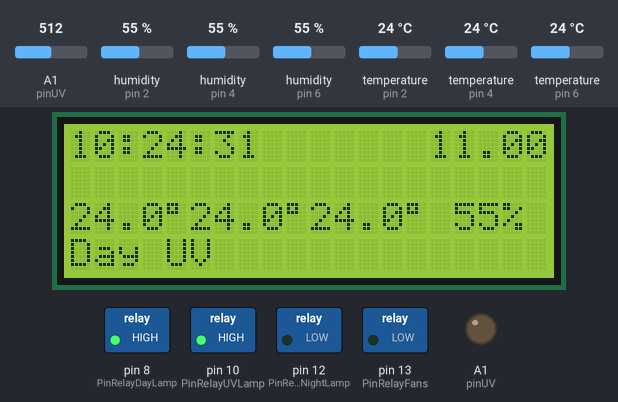
Bench run of a sketch on a simulated Arduino Uno, built with avr-gcc and run on an emulated ATmega328P. Parts: 20×4 character LCD, switched loads named in the sketch (green lamp = pin HIGH), output pins drawn as LEDs (lit = HIGH). The test bench sets the inputs (shaded band); at power-on: temperature (sensors on pin 6, pin 2, pin 4) 24 °C, A1 (pinUV) = 512, humidity (sensors on pin 4, pin 2, pin 6) 55 %. The local clock reads 2024-03-15 10:24:30 at power-on unless the sketch sets it; what the sketch prints to the serial monitor is not drawn.

Above: at 1.2 s.
1.3 s: temperature (sensor on pin 6) set to 23.6 °C
At 3.7 s:
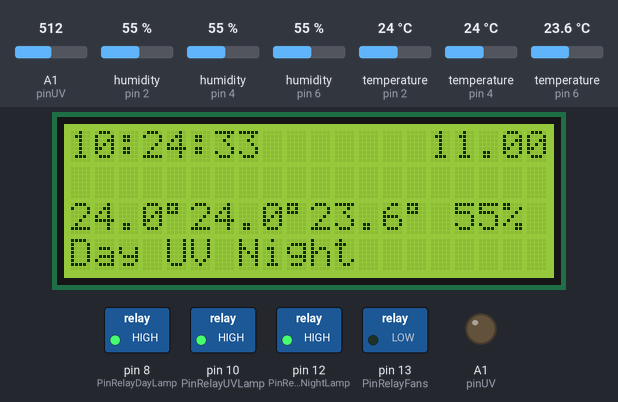
7.5 s: temperature (sensor on pin 6) set to 33 °C
At 9.1 s:
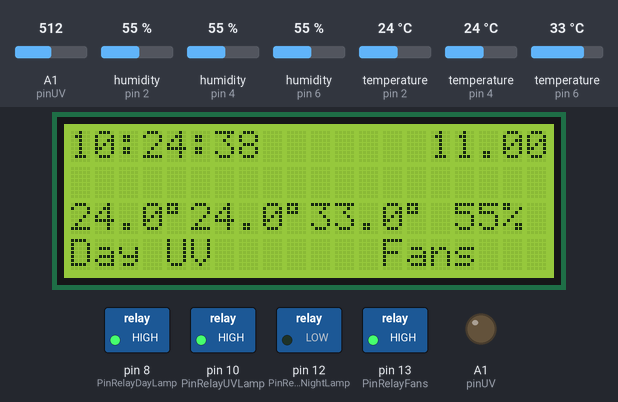
13.7 s: A1 (pinUV) set to 30
At 14.6 s:
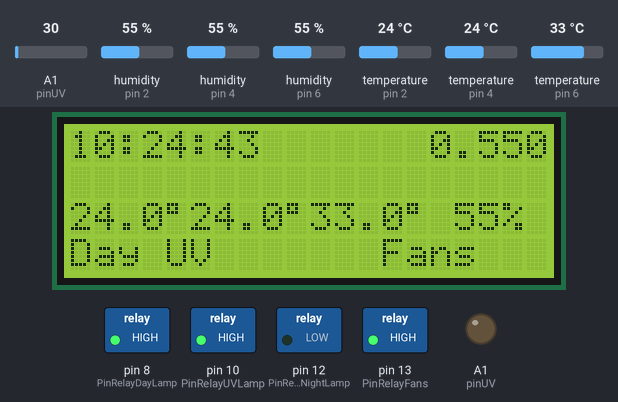
16.5 s: humidity (sensor on pin 4) set to 22 %
At 17.6 s:
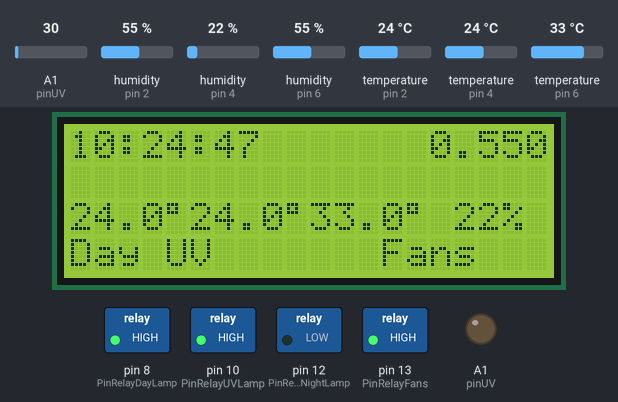
19.7 s: temperature (sensor on pin 2) set to 12 °C
At 22.8 s:
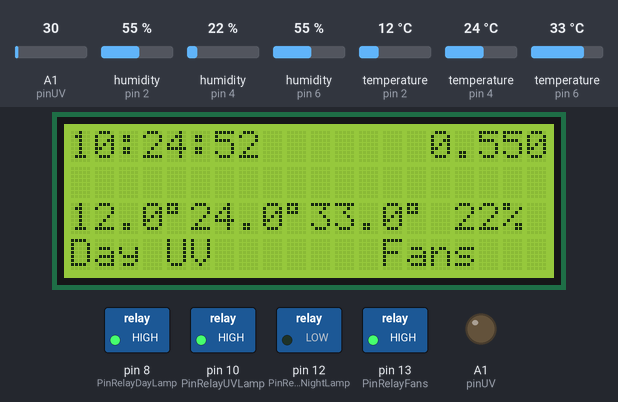
22.9 s: temperature (sensor on pin 4) set to 12 °C
At 24.1 s:
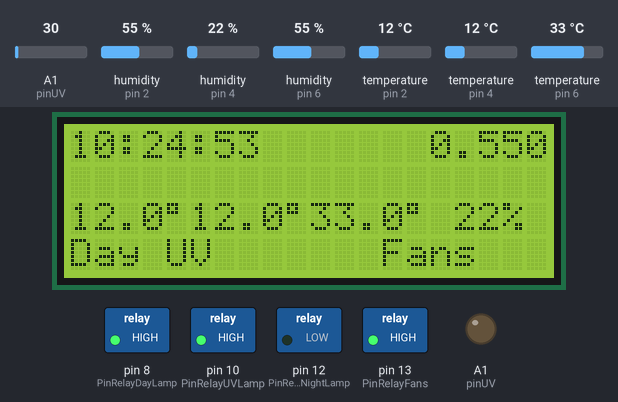
Timing chart, 0 to 25.9 s (numbered marks = the images above; inputs shaded):
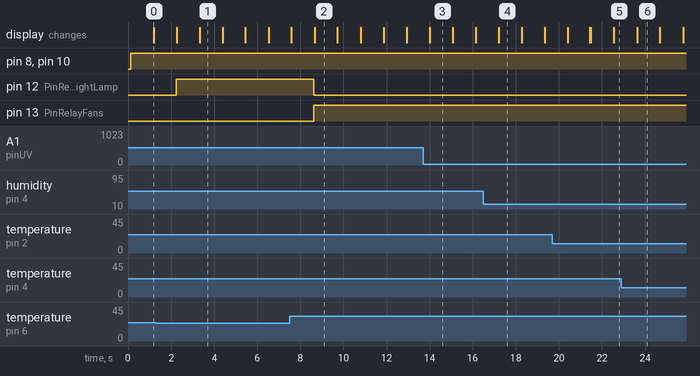

Measured:
- the behaviour switches between 24 and 23.9 °C on temperature (sensor on pin 6) (found by bisection; images 0 and 1)
- after the input at 1.3 s, pin 12 (PinRelayNightLamp): LOW → HIGH after 0.93 s; the display: first changes after 0.97 s (image 1 shows a later state)
- after the input at 7.5 s, pin 12 (PinRelayNightLamp): HIGH → LOW after 1.1 s; pin 13 (PinRelayFans): LOW → HIGH after 1.1 s; the display: first differs from a run without the input after 1.2 s (image 2)
- what the display in image 1 shows lasts 1.1 s, from 3.3 s to 4.4 s

The sketch:

smartterra.ino
```cpp
#include "DHT.h"
#include <Wire.h>
#include "RTClib.h"
#include <LiquidCrystal_I2C.h>

#define pinUV A1
#define PinRelayDayLamp 8
#define PinRelayUVLamp 10
#define PinRelayNightLamp 12

#define PinRelayFans 13

#define LOWER_NIGHT_TEMPERATURE 24
#define HIGHEST_NIGHT_TEMPERATURE 28

RTC_DS3231 rtc;
DHT dhtDay(2, DHT22);
DHT dhtMiddle(4, DHT22);
DHT dhtNight(6, DHT22);

char daysOfTheWeek[7][12] = {"Sunday", "Monday", "Tuesday", "Wednesday", "Thursday", "Friday", "Saturday"};

float uvIndex;
int uvIndexValue [12] = {50, 227, 318, 408, 503, 606, 696, 795, 881, 976, 1079, 1170};

struct Time {
  int Hour;
  int Minute;
};

bool ForceDayLamp   = false;
bool ForceUVLamp    = false;
bool ForceNightLamp = false;

Time turtleTimeFrom = {};
Time turtleTimeTo   = {};
Time fansTime       = {};

LiquidCrystal_I2C lcd(0x27,20,4);

void setup() {
  Serial.begin(9600);

  pinMode(PinRelayDayLamp, OUTPUT);
  digitalWrite(PinRelayDayLamp, LOW);

  pinMode(PinRelayUVLamp, OUTPUT);
  digitalWrite(PinRelayUVLamp, LOW);

  pinMode(PinRelayNightLamp, OUTPUT);
  digitalWrite(PinRelayNightLamp, LOW);

  pinMode(PinRelayFans, OUTPUT);
  digitalWrite(PinRelayFans, LOW);

  dhtDay.begin();
  dhtMiddle.begin();
  dhtNight.begin();

  Wire.begin();

  turtleTimeFrom = {7, 00};
  turtleTimeTo   = {20, 00};
  fansTime       = {19, 30};


 if (rtc.lostPower()) {
    Serial.println("RTC lost power, let's set the time!");
    rtc.adjust(DateTime(F(__DATE__), F(__TIME__)));
    //  rtc.adjust(DateTime(2020, 11, 7, 20, 29, 40));
  }

  lcd.init();
  lcd.backlight();
// lcd.noBacklight();
  analogWrite(pinUV, 0);

}
void loop() {
  temperature();
  time();
  uvi();
  lamps();
  delay(1000);
}

bool diffTime(int from, int To)
{
  DateTime now = rtc.now();

  int currentHour = now.hour();
  int currentMinute = now.minute();

  int currentDifferent = currentHour * 60 + currentMinute;

  if (currentDifferent >= from && currentDifferent <= To) {
    return true;
  } else {
    return false;
  }
}

void time()
{
  DateTime now = rtc.now();
  char dateBuffer[20];
  sprintf(dateBuffer,"%02u:%02u:%02u ", now.hour(),now.minute(),now.second());
  lcd.setCursor(0, 0);
  lcd.print(dateBuffer);

}

void uvi()
{
  float indexUV = getUVIndex();
  lcd.setCursor(15, 0);
  if (indexUV > 0.1) {
    String indexString = String(indexUV);
    char uvi[5];
    sprintf(uvi,"%s", indexString.c_str());
    lcd.print(uvi);
  } else {
    lcd.setCursor(15, 0);
    lcd.print("*UV* ");
  }

}

void temperature()
{
  float tDay = dhtDay.readTemperature();
  float tMiddle = dhtMiddle.readTemperature();
  float tNight = dhtNight.readTemperature();

  float middleHumidity = dhtMiddle.readHumidity();

 if (isnan(tDay)) {
  tDay = 0.0;
 }
 if (isnan(tMiddle)) {
  tMiddle = 0.0;
  middleHumidity = 0;
 }
 if (isnan(tNight)) {
  tNight = 0.0;
 }

  lcd.setCursor(0, 2);

  String temperatureBuffer;
  char tempBuffer[3];

  temperatureBuffer += dtostrf(tDay,3,1,tempBuffer);
  temperatureBuffer += (char)223;

  temperatureBuffer += dtostrf(tMiddle,3,1,tempBuffer);
  temperatureBuffer += (char)223;

  temperatureBuffer += dtostrf(tNight,3,1,tempBuffer);
  temperatureBuffer += (char)223;
  temperatureBuffer += " ";
  temperatureBuffer += dtostrf(middleHumidity,2,0,tempBuffer);
  temperatureBuffer += "%";

  lcd.print(temperatureBuffer);

  if (tNight < LOWER_NIGHT_TEMPERATURE || ForceNightLamp) {
     onNightLamp();
  }

  if (tNight >= LOWER_NIGHT_TEMPERATURE && !ForceNightLamp) {
     offNightLamp();
  }

  DateTime now = rtc.now();

  int currentHour = now.hour();
  int currentMinute = now.minute();

  if (tNight > HIGHEST_NIGHT_TEMPERATURE) {
    offNightLamp();
  }

  if ((currentHour == fansTime.Hour && currentMinute == fansTime.Minute) || tNight > HIGHEST_NIGHT_TEMPERATURE) {
   fans();
  } else {
   offFans();
  }
}

void fans()
{
  digitalWrite(PinRelayFans, HIGH);
  lcd.setCursor(13, 3);
  lcd.print("Fans");
}

void offFans()
{
  digitalWrite(PinRelayFans, LOW);
  lcd.setCursor(13, 3);
  lcd.print("    ");
}

void lamps()
{
  int fromDifferent =  turtleTimeFrom.Hour * 60 + turtleTimeFrom.Minute;
  int toDifferent   =  turtleTimeTo.Hour * 60 + turtleTimeTo.Minute;

  dayLamp(fromDifferent, toDifferent);
  uvLamp(fromDifferent, toDifferent);
}

void dayLamp(int fromDifferent, int toDifferent)
{
  if (diffTime(fromDifferent, toDifferent) || ForceDayLamp) {
    digitalWrite(PinRelayDayLamp, HIGH);
    lcd.setCursor(0, 3);
    lcd.print("Day");
  } else {
    digitalWrite(PinRelayDayLamp, LOW);
    lcd.setCursor(0, 3);
    lcd.print("   ");
  }
}

void uvLamp(int fromDifferent, int toDifferent)
{
  if (diffTime(fromDifferent, toDifferent) || ForceUVLamp) {
    digitalWrite(PinRelayUVLamp, HIGH);
    lcd.setCursor(4, 3);
    lcd.print("UV");
  } else {
    digitalWrite(PinRelayUVLamp, LOW);
    lcd.setCursor(4, 3);
    lcd.print("  ");
  }
}

void onNightLamp()
{
  digitalWrite(PinRelayNightLamp, HIGH);
   lcd.setCursor(7, 3);
   lcd.print("Night");
}

void offNightLamp()
{
   digitalWrite(PinRelayNightLamp, LOW);
   lcd.setCursor(7, 3);
   lcd.print("     ");
}

float getUVIndex()
{
  int uvAnalog = analogRead(pinUV);
  Serial.println(uvAnalog);
  float uvNapeti = uvAnalog * (5000.0 / 1023.0);
  if (uvNapeti > 1170) {
    uvNapeti = 1170;
  }
  int i;
  for (i = 0; i < 12; i++)
  {
    if (uvNapeti <= uvIndexValue[i])
    {
      uvIndex = i;
      break;
    }
  }
  if (i>0) {
    float vRange=uvIndexValue[i]-uvIndexValue[i-1];
    float vCalc=uvNapeti-uvIndexValue[i-1];
    uvIndex+=(1.0/vRange)*vCalc-1.0;
  }

  return uvIndex;
}
```
